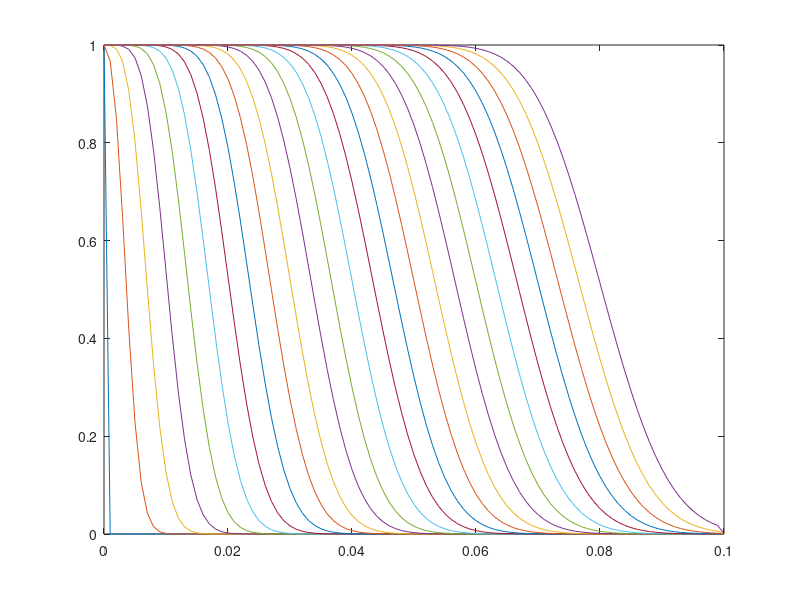

Write MATLAB code to recreate this figure.
Nx = 100;          % Nx grid points
Nt = 1000;         % Nt time steps
u = 0.0008;          % m/s
c_in = 1.0;         % mol/m3
t_end = 100.0;      % s
x_end = 0.1;        % m

% Time step and grid size
dt = t_end/Nt; dx = x_end/Nx;

% Courant number
Co=u*dt/dx

% Initial matrices for solutions (Nx times Nt)
c1 = zeros(Nt+1,Nx+1);  % All concentrations are zero
c1(:,1) = c_in;     % Concentration at inlet (all time steps)
an = c1; c2 = c1;   % Analytical and upwind solution

% Grid node and time step positions
x = linspace(0,x_end,Nx+1);
t = linspace(0,t_end,Nt+1);

for n = 1:Nt % time loop
    for i = 2:Nx % Nested loop for grid nodes
        % Central difference
        c1(n+1,i) = c1(n,i) - u*((c1(n,i+1) - c1(n,i-1))/(2*dx))*dt;
        % Upwind
        c2(n+1,i) = c2(n,i) - u*((c2(n,i) - c2(n,i-1))/(dx))*dt;
        % Analytical
        an(n+1,i) = (x(i) < u*t(n+1))*c_in;
    end
end

% Plot at a number of different time steps
outtimes = fix(linspace(1,Nt,min(Nt,25)));

plot(x,c2(outtimes,:));
